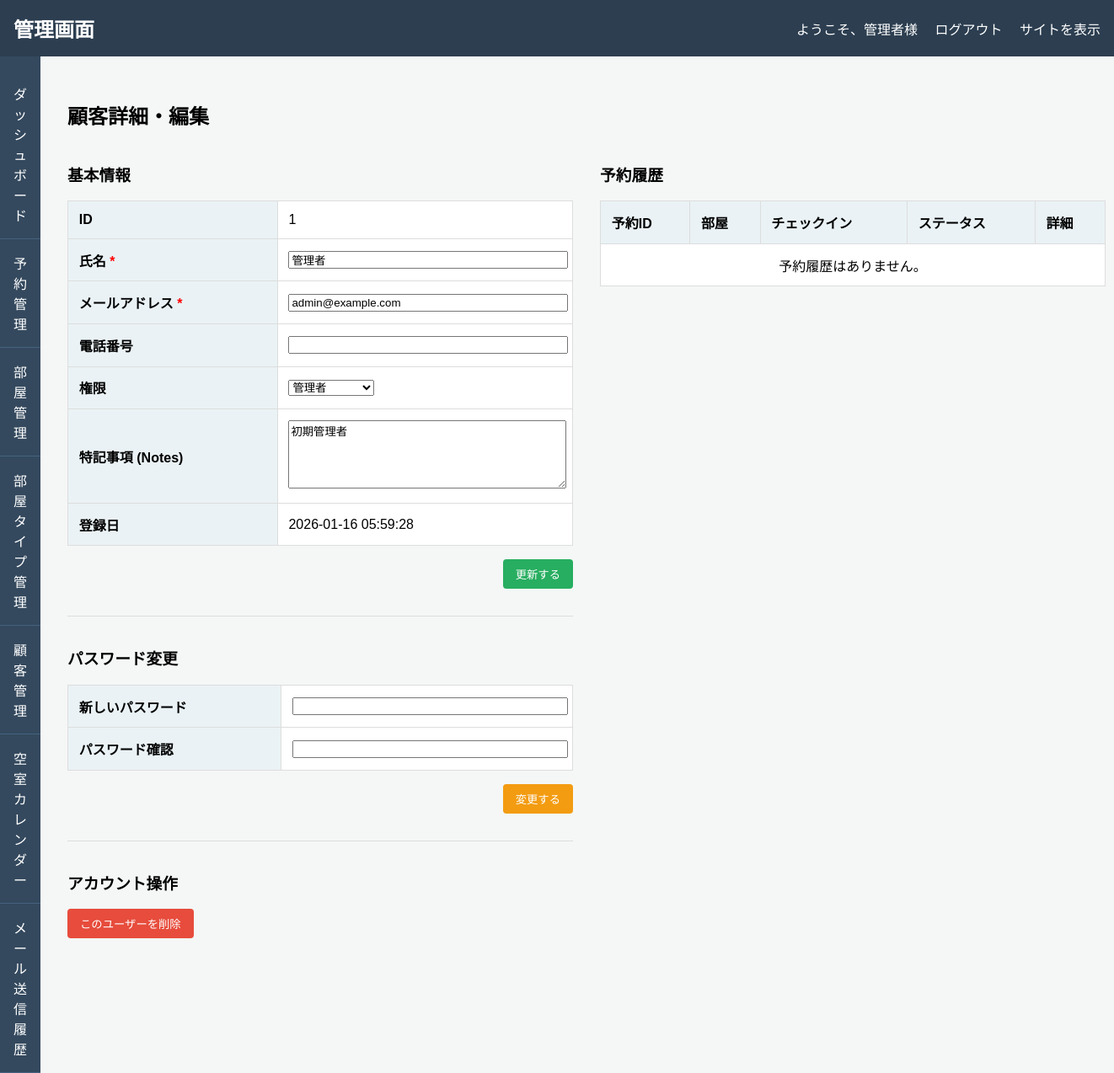
The app's page /admin/user_detail.php?id=1 (signed in) with its own data.
### tables this page shows
CREATE TABLE `users` (
  `id` int(11) NOT NULL AUTO_INCREMENT,
  `name` varchar(255) NOT NULL COMMENT '氏名',
  `email` varchar(255) NOT NULL COMMENT 'メールアドレス',
  `phone` varchar(20) DEFAULT NULL COMMENT '電話番号',
  `password` varchar(255) NOT NULL COMMENT 'ハッシュ化されたパスワード',
  `role` int(1) NOT NULL DEFAULT 0 COMMENT '権限 (0: 一般ユーザー, 1: 管理者)',
  `notes` text DEFAULT NULL COMMENT '特記事項',
  `created_at` datetime NOT NULL DEFAULT current_timestamp(),
  `updated_at` datetime NOT NULL DEFAULT current_timestamp() ON UPDATE current_timestamp(),
  PRIMARY KEY (`id`),
  UNIQUE KEY `email` (`email`)
);

### includes/functions.php (called while the page is built, shortened)
<?php
function h($s) {
    return htmlspecialchars($s, ENT_QUOTES, 'UTF-8');
}

### admin/user_detail.php (the view, shortened to what this page needs)
<?php
require_once 'admin_check.php';
$error = '';
$user_id = filter_input(INPUT_GET, 'id', FILTER_VALIDATE_INT);
try {
    $sql = "SELECT * FROM users WHERE id = :id";
    $stmt = $dbh->prepare($sql);
    $stmt->bindParam(':id', $user_id, PDO::PARAM_INT);
    $stmt->execute();
    $user = $stmt->fetch(PDO::FETCH_ASSOC);
} catch (PDOException $e) {
    $error = "データ取得エラー: " . h($e->getMessage());
}
$user_bookings = [];
if ($user) {
    try {
        $sql = "SELECT
                    b.id,
                    r.name AS room_name,
                    b.check_in_date,
                    b.check_out_date,
                    b.total_price,
                    b.status
                FROM bookings AS b
                JOIN booking_rooms AS br ON b.id = br.booking_id
                JOIN rooms AS r ON br.room_id = r.id
                WHERE b.user_id = :user_id
                ORDER BY b.check_in_date DESC";
        $stmt = $dbh->prepare($sql);
        $stmt->bindParam(':user_id', $user_id, PDO::PARAM_INT);
        $stmt->execute();
        $user_bookings = $stmt->fetchAll(PDO::FETCH_ASSOC);
    } catch (PDOException $e) {
        $error .= " 予約履歴の取得に失敗しました。";
    }
}
require_once 'admin_header.php';
?>
<h2>顧客詳細・編集</h2>
<?php if ($user): ?>
    <div style="display: flex; gap: 2rem;">
        <div style="flex: 1;">
            <h3>基本情報</h3>
            <form action="user_detail.php?id=<?php echo h($user_id); ?>" method="post">
                <table style="width: 100%;">
                    <tr>
                        <th>ID</th>
                        <td><?php echo h($user['id']); ?></td>
                    </tr>
                    <tr>
                        <th>氏名 <span style="color:red;">*</span></th>
                        <td><input type="text" name="name" value="<?php echo h($user['name']); ?>" required style="width: 100%;"></td>
                    </tr>
                    <tr>
                        <th>メールアドレス <span style="color:red;">*</span></th>
                        <td><input type="email" name="email" value="<?php echo h($user['email']); ?>" required style="width: 100%;"></td>
                    </tr>
                    <tr>
                        <th>電話番号</th>
                        <td><input type="text" name="phone" value="<?php echo h($user['phone'] ?? ''); ?>" style="width: 100%;"></td>
                    </tr>
                    <tr>
                        <th>権限</th>
                        <td>
                            <select name="role">
                                <option value="1" <?php echo $user['role'] == 1 ? 'selected' : ''; ?>>管理者</option>
                            </select>
                        </td>
                    </tr>
                    <tr>
                        <th>特記事項 (Notes)</th>
                        <td><textarea name="notes" rows="5" style="width: 100%;"><?php echo h($user['notes'] ?? ''); ?></textarea></td>
                    </tr>
                    <tr>
                        <th>登録日</th>
                        <td><?php echo h($user['created_at']); ?></td>
                    </tr>
                </table>
                <div style="margin-top: 1rem; text-align: right;">
                    <button type="submit" name="update_user" class="btn-admin" style="background-color: #27ae60;">更新する</button>
                </div>
            </form>
            <div style="margin-top: 2rem; border-top: 1px solid #ddd; padding-top: 1rem;">
                <h3>パスワード変更</h3>
                <form action="user_detail.php?id=<?php echo h($user_id); ?>" method="post">
                    <table style="width: 100%;">
                        <tr>
                            <th>新しいパスワード</th>
                            <td><input type="password" name="new_password" required style="width: 100%;"></td>
                        </tr>
                        <tr>
                            <th>パスワード確認</th>
                            <td><input type="password" name="confirm_password" required style="width: 100%;"></td>
                        </tr>
                    </table>
                    <div style="margin-top: 1rem; text-align: right;">
                        <button type="submit" name="update_password" class="btn-admin" style="background-color: #f39c12;">変更する</button>
                    </div>
                </form>
            </div>
            <div style="margin-top: 2rem; border-top: 1px solid #ddd; padding-top: 1rem;">
                <h3>アカウント操作</h3>
                <form action="user_detail.php?id=<?php echo h($user_id); ?>" method="post" onsubmit="return confirm('本当にこのユーザーを削除しますか？\nこの操作は取り消せません。');">
                    <button type="submit" name="delete_user" class="btn-admin btn-cancel">このユーザーを削除</button>
                </form>
            </div>
        </div>
        <div style="flex: 1;">
            <h3>予約履歴</h3>
            <div class="table-responsive">
            <table>
                <thead>
                    <tr>
                        <th>予約ID</th>
                        <th>部屋</th>
                        <th>チェックイン</th>
                        <th>ステータス</th>
                        <th>詳細</th>
                    </tr>
                </thead>
                <tbody>
                    <?php if (empty($user_bookings)): ?>
                        <tr>
                            <td colspan="5" style="text-align: center;">予約履歴はありません。</td>
                        </tr>
                    <?php endif; ?>
                </tbody>
            </table>
            </div>
        </div>
    </div>
<?php endif; ?>
<?php
require_once 'admin_footer.php';
?>

### admin/admin_header.php (style rules this page uses)
body { font-family: sans-serif; margin: 0; background-color: #f4f7f6; }
.table-responsive { overflow-x: auto; -webkit-overflow-scrolling: touch; margin-bottom: 1rem; }
table { width: 100%; border-collapse: collapse; margin-top: 0; background-color: white; min-width: 600px; }
th, td { border: 1px solid #ddd; padding: 0.8rem; text-align: left; }
th { background-color: #eaf2f5; }
.btn-admin { padding: 8px 15px; border: none; border-radius: 4px; color: white; cursor: pointer; text-decoration: none; display: inline-block; }
.btn-cancel { background-color: #e74c3c; }

### records on screen
users: id "1", name "管理者", email "admin@example.com", role "管理者", notes "初期管理者", created_at "2026-01-16 05:59:28"

### other values on screen
$_SESSION['user']['name'] "管理者"
